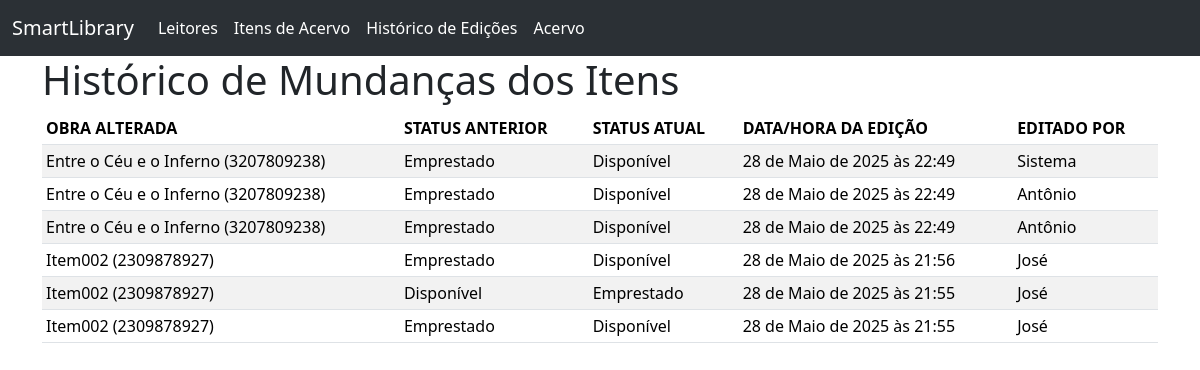
/collection-item/history, run on the app's committed database.
### collection_item/models.py (models this page shows, shortened)
class ItemStatusChange(models.Model):
    item = models.ForeignKey(
        CollectionItem, on_delete=models.CASCADE, related_name="status_changes"
    )
    previous_status = models.CharField(max_length=10, verbose_name="Status Anterior")
    new_status = models.CharField(max_length=10, verbose_name="Novo Status")
    changed_at = models.DateTimeField(verbose_name="Data da Alteração", default=now)
    changed_by = models.CharField(
        max_length=100,
        verbose_name="Responsável pela Alteração",
        blank=False,
        null=False,
    )
    class Meta:
        ordering = ["-changed_at"]
        verbose_name = "Alteração de Status"
        verbose_name_plural = "Alterações de Status"

class CollectionItem(models.Model):
    ESTADO_CONSEVACAO = {
        "Bom": "Bom",
        "Regular": "Regular",
        "Ruim": "Ruim",
        "Danificado": "Danificado",
    }
    ESTADO_DISPONIVEL = {
        "Disponível": "Disponível",
        "Emprestado": "Emprestado",
        "Reservado": "Reservado",
    }
    title = models.CharField(
        verbose_name="Título da Obra",
        max_length=50,
        null=False,
        blank=False,
    )
    id_code = models.CharField(
        verbose_name="Código Identificador",
        max_length=10,
        primary_key=True,
        validators=[id_code_validator],
    )
    preservation = models.CharField(
        verbose_name="Estado de Conservação",
        max_length=10,
        choices=ESTADO_CONSEVACAO,
        null=False,
        blank=False,
    )
    availability = models.CharField(
        verbose_name="Disponibilidade",
        max_length=10,
        choices=ESTADO_DISPONIVEL,
        null=False,
        blank=False,
    )
    entry_date = models.DateField(
        auto_now_add=True,
        null=False,
        blank=False,
    )
    class Meta:
        ordering = ["title"]
        verbose_name = "Item do Acervo"
        verbose_name_plural = "Itens do Acervo"
    def __str__(self):
        return f"{self.title} ({self.id_code})"

### collection_item/views.py (the view)
class ItemHistoryView(ListView):
    model = ItemStatusChange
    template_name = "collection_item/item_history.html"

### collection_item/templates/collection_item/item_history.html (shortened to what this page needs)
{% extends "base.html" %}
{% block main_content %}
    <h1>Histórico de Mundanças dos Itens</h1>
    {% if itemstatuschange_list %}
    <div class="table-responsive">
        <table class="table table-striped table-hover table-sm">
            <thead>
                <tr>
                    <th scope="col">OBRA ALTERADA</th>
                    <th scope="col">STATUS ANTERIOR</th>
                    <th scope="col">STATUS ATUAL</th>
                    <th scope="col">DATA/HORA DA EDIÇÃO</th>
                    <th scope="col">EDITADO POR</th>
                </tr>
            </thead>
            <tbody>
                {% for item in itemstatuschange_list %}
                    <tr>
                        <td scope="row"> {{ item.item }} </td>
                        <td> {{ item.previous_status }} </td>
                        <td> {{ item.new_status }} </td>
                        <td> {{ item.changed_at }} </td>
                        <td> {{ item.changed_by }} </td>
                    </tr>
                {% endfor %}
            </tbody>
        </table>
    </div>
    {% else %}
        <p>Não tem nada cadastrado ainda</p>
    {% endif %}
{% endblock main_content %}

### data on the page
ItemStatusChange: item "Entre o Céu e o Inferno (3207809238)", previous_status "Emprestado", new_status "Disponível", changed_at "28 de Maio de 2025 às 22:49", changed_by "Sistema"
ItemStatusChange: item "Entre o Céu e o Inferno (3207809238)", previous_status "Emprestado", new_status "Disponível", changed_at "28 de Maio de 2025 às 22:49", changed_by "Antônio"
ItemStatusChange: item "Entre o Céu e o Inferno (3207809238)", previous_status "Emprestado", new_status "Disponível", changed_at "28 de Maio de 2025 às 22:49", changed_by "Antônio"
ItemStatusChange: item "Item002 (2309878927)", previous_status "Emprestado", new_status "Disponível", changed_at "28 de Maio de 2025 às 21:56", changed_by "José"
ItemStatusChange: item "Item002 (2309878927)", previous_status "Disponível", new_status "Emprestado", changed_at "28 de Maio de 2025 às 21:55", changed_by "José"
ItemStatusChange: item "Item002 (2309878927)", previous_status "Emprestado", new_status "Disponível", changed_at "28 de Maio de 2025 às 21:55", changed_by "José"
